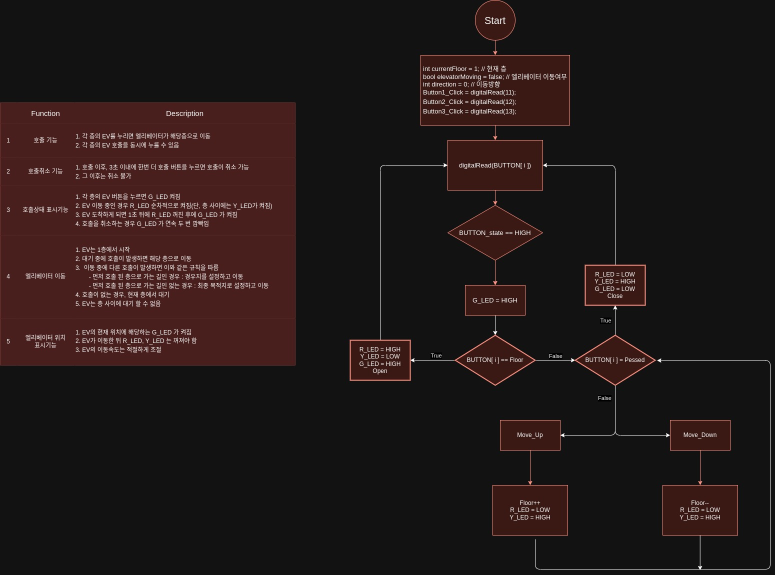
#> input picture 03_Arduino/elevator/Elevator_drawio.jpg, 1550 x 1150 px, given in place of rose.jpg, which was not available (shown at 1/2 size)
$ jupyter execute 11_filltering.ipynb
#> lines starting #> are read from the running program, lines starting #| are printed output that depends on the picture; pictures that were not available may be replaced by others from this repository, and a replacement may not be noted
[cell 1]
import sys
import numpy as np
import cv2

src = cv2.imread('/home/verlo/dev_ws/OpenCV/data/rose.jpg', cv2.IMREAD_GRAYSCALE)
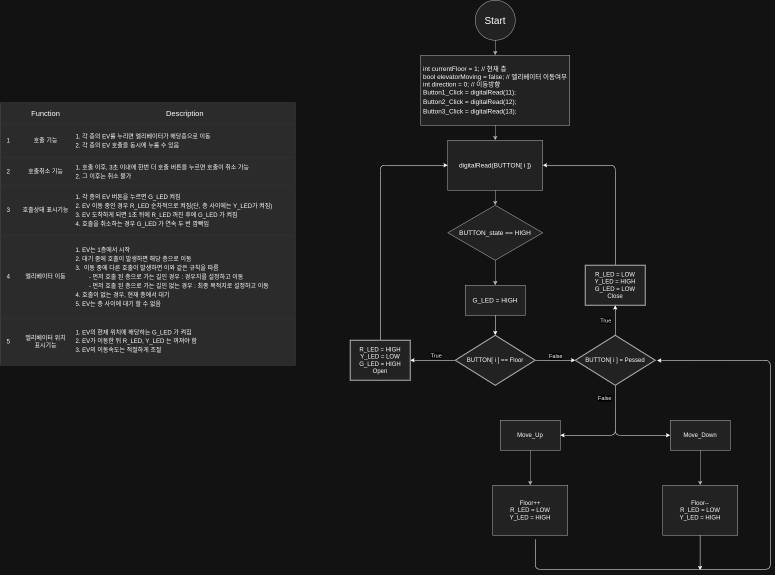
#> src: shape (1150, 1550) (shown at 1/2 size); min 0, max 255, mean 27.4

if src is None:
    print('Image load failed!')
    sys.exit()

#dst = cv2.filter2D(src, -1, kernel)
dst = cv2.blur(src, (3, 3))

cv2.imshow('src', src)
cv2.imshow('dst', dst)
cv2.waitKey()

cv2.destroyAllWindows()

[cell 2]
src = cv2.imread('/home/verlo/dev_ws/OpenCV/data/rose.jpg', cv2.IMREAD_GRAYSCALE)

if src is None:
    print('Image load failed!')
    sys.exit()

cv2.imshow('src', src)

for ksize in (3, 5, 7):
    dst = cv2.blur(src, (ksize, ksize))

    desc = 'Mean: {}x{}'.format(ksize, ksize)
    cv2.putText(dst, desc, (10, 30), cv2.FONT_HERSHEY_SIMPLEX, 1.0, 255 , 1, cv2.LINE_AA)

    cv2.imshow('dst', dst)
    cv2.waitKey()
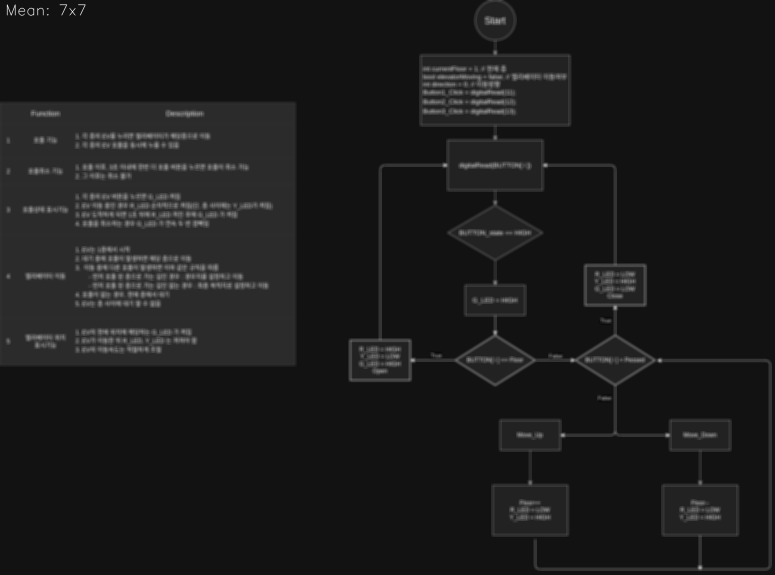
#> dst: shape (1150, 1550) (shown at 1/2 size); min 8, max 255, mean 27.4
cv2.destroyAllWindows()

[cell 3]
src = cv2.imread('/home/verlo/dev_ws/OpenCV/data/rose.jpg', cv2.IMREAD_GRAYSCALE)

if src is None:
    print('Image load failed!')
    sys.exit()

cv2.imshow('src', src)

for sigma in range(1, 6):
    # sigma 값을 이용하여 가우시안 필터링
    dst = cv2.GaussianBlur(src, (0, 0), sigma)

    desc = 'sigma = {}'.format(sigma)
    cv2.putText(dst, desc, (10, 30), cv2.FONT_HERSHEY_SIMPLEX, 1.0, 255, 1, cv2.LINE_AA)

    cv2.imshow('dst', dst)
    cv2.waitKey()
cv2.destroyAllWindows()

[cell 4]
src = cv2.imread('/home/verlo/dev_ws/OpenCV/data/rose.jpg', cv2.IMREAD_GRAYSCALE)

if src is None:
    print('Image load failed!')
    sys.exit()

blr = cv2.GaussianBlur(src, (0, 0), 2)
dst = np.clip(2.0 * src - blr, 0, 255).astype(np.uint8)

cv2.imshow('src', src)
cv2.imshow('blr', blr)
cv2.imshow('dst', dst)
cv2.waitKey()

cv2.destroyAllWindows()

[cell 5]
import sys
import numpy as np
import cv2

src = cv2.imread('/home/verlo/dev_ws/OpenCV/data/rose.jpg')
#> src is the input picture: shape (1150, 1550, 3); mean B, G, R 23.6, 24.4, 34.6

if src is None:
    print('Image load failed!')
    sys.exit()

src_ycrcb = cv2.cvtColor(src, cv2.COLOR_BGR2YCrCb)
#> src_ycrcb: shape (1150, 1550, 3); mean of channels 0, 1, 2 27.4, 133.2, 125.9

src_f = src_ycrcb[:, :, 0].astype(np.float32)
blr = cv2.GaussianBlur(src_f, (0, 0), 2.0)
src_ycrcb[:, :, 0] = np.clip(2. * src_f - blr, 0, 255).astype(np.uint8)
#> src_ycrcb: shape (1150, 1550, 3); mean of channels 0, 1, 2 25.7, 133.2, 125.9

dst = cv2.cvtColor(src_ycrcb, cv2.COLOR_YCrCb2BGR)
#> dst: shape (1150, 1550, 3)

cv2.imshow('src', src)
cv2.imshow('dst', dst)
cv2.waitKey()

cv2.destroyAllWindows()

[cell 6]
src = cv2.imread('/home/verlo/dev_ws/OpenCV/data/rose.jpg', cv2.IMREAD_GRAYSCALE)

if src is None:
    print('Image load failed!')
    sys.exit()

dst = cv2.medianBlur(src, 3)
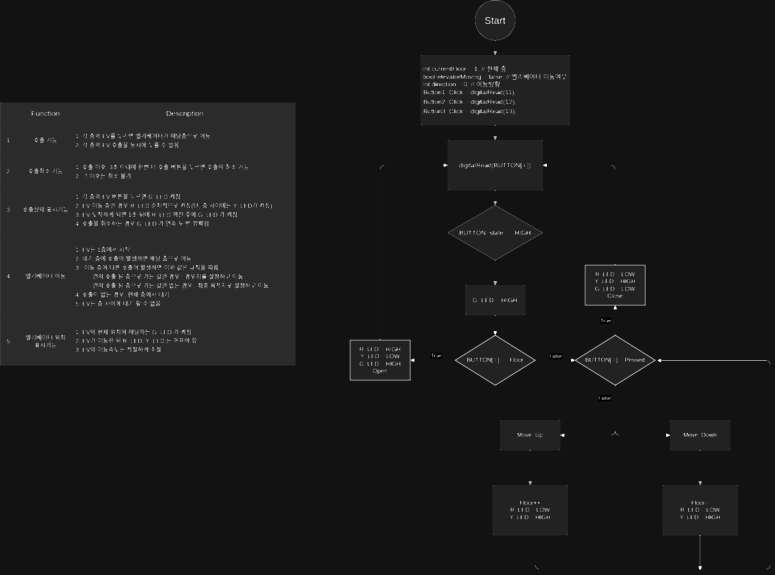
#> dst: shape (1150, 1550) (shown at 1/2 size); min 0, max 255, mean 25.6

cv2.imshow('src', src)
cv2.imshow('dst', dst)
cv2.waitKey()

cv2.destroyAllWindows()

[cell 7]
src = cv2.imread('/home/verlo/dev_ws/OpenCV/data/rose.jpg')

if src is None:
    print('Image load failed!')
    sys.exit()

dst = cv2.bilateralFilter(src, -1, 10, 5)
#> dst: shape (1150, 1550, 3)

cv2.imshow('src', src)
cv2.imshow('dst', dst)
cv2.waitKey()

cv2.destroyAllWindows()
